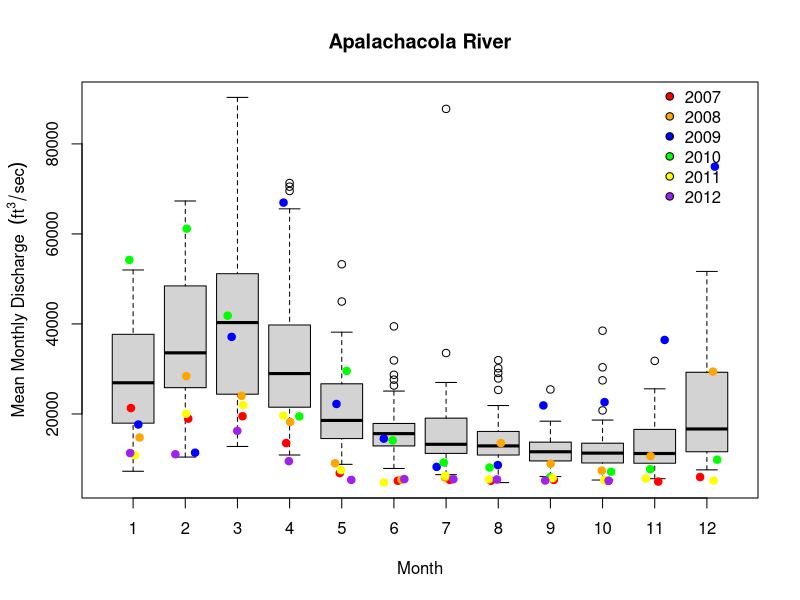

Source code (R):
################################################################################
#    Boxplots of mean monthly discharge for pre-2000 data with
#    2008-2012 mean monthly points overlayed            
############################################################################### 
#setwd('C:\\Users\\Mike Dodrill\\Desktop\\Flow Summaries\\DATA')
setwd('F:/Oyster/Apalachicola oyster/Apalach flow data/Flow_sum')

rm(list=ls(all=TRUE))

d1=read.csv("Apalach_flow_1950_2012.csv")                             
str(d1)                                                               
head(d1)                                                              
                                                                                                                 
class(d1$Date)                                                        
d1$Date = as.POSIXct(strptime(as.character(d1$Date),"%m/%d/%Y"))     
# -------------------------- pre 2000 ---------------------------------------- #
test = which(substr(d1$Date,1,4)=='2008')[1]     # find which row a specific year starts
pre_2000 = d1[1:17989,]                          # Pre 2000 data
head(pre_2000)

month = as.character(c('01','02','03','04','05','06','07','08','09','10','11','12'))
year = unique(substr(pre_2000$Date,1,4))         # Unique years for pre 2000 data
m_avg_pre_2000 = matrix(NA,length(year),12)      # object to fill with loop 

# Calculate mean monthy discharge 
for(i in 1:length(year)){                        
    yr = subset(d1, substr(d1$Date,1,4)==year[i])       # loop across years
        for(j in 1:length(month)){                      # loop across months
        ind = which(substr(yr$Date[],6,7)==month[j])
        m_avg_pre_2000[i,j] = mean(yr[ind,][,4])
        }
    }  
      
m_avg_pre_2000                            # Monthly average for each year

# boxplot(m_avg_pre_2000[,1:12])    #  , col='lightblue'
# ---------------------------- 2008-2012 ------------------------------------- #
d07_12 = d1[20547:22647,]                  # 2008-2012 data 
head(d07_12)

# Calculate mean monthy discharge 
year2 = unique(substr(d07_12$Date,1,4))
m_avg_07_12 = matrix(NA,length(year2),12)

for(i in 1:length(year2)){
    yr = subset(d1, substr(d1$Date,1,4)==year2[i])
        for(j in 1:length(month)){
        ind = which(substr(yr$Date[],6,7)==month[j])
        m_avg_07_12[i,j] = mean(yr[ind,][,4])
        }
    }  

m_avg_07_12                              # Monthly average for each year

#boxplot(m_avg_08_12[,1:12], col='lightblue')

# ----------------------------- Plot ----------------------------------------- #
# need to ad x and y labels, legend 

boxplot(m_avg_pre_2000[,1:12], main='Apalachacola River', xlab=c('Month'))
mtext(expression(paste('Mean Monthly Discharge','  ',(ft^3 / sec))),side=2, line=2.5)
points(jitter(c(1:12)),m_avg_07_12[1,],col='red', pch=19)
points(jitter(c(1:12)),m_avg_07_12[2,],col='orange', pch=19)
points(jitter(c(1:12)),m_avg_07_12[3,],col='blue', pch=19)
points(jitter(c(1:12)),m_avg_07_12[4,],col='green', pch=19)
points(jitter(c(1:12)),m_avg_07_12[5,],col='yellow', pch=19)
points(jitter(c(1:12)),m_avg_07_12[6,],col='purple', pch=19)
# legend(9.5,95000, legend=c('2007 - 2012'), bty='n', pch=21,pt.bg=c('red'))

# alternate legend
legend(11,95000, legend=c('2007','2008','2009','2010','2011','2012'),
bty='n', pch=21,pt.bg=c('red','orange','blue','green','yellow','purple'))
                                        
### END ###### END ###### END ###### END ###### END ###### END ###### END ###### END ### 